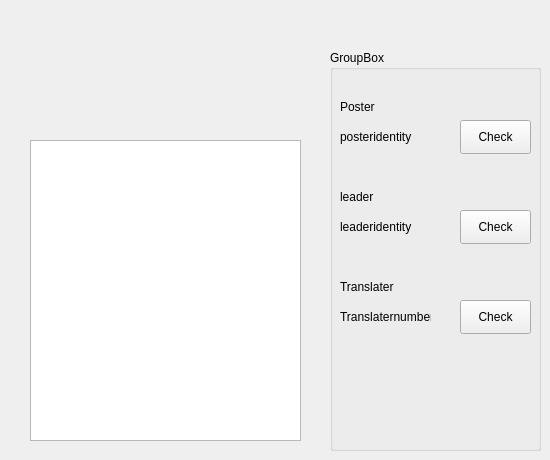
    <widget class="QWidget" name="checkfinishvisitorpage">
     <widget class="QGroupBox" name="groupBox_9">
      <property name="geometry">
       <rect>
        <x>330</x>
        <y>50</y>
        <width>211</width>
        <height>401</height>
       </rect>
      </property>
      <property name="title">
       <string>GroupBox</string>
      </property>
      <widget class="QLabel" name="v_posterlabel">
       <property name="geometry">
        <rect>
         <x>10</x>
         <y>40</y>
         <width>54</width>
         <height>34</height>
        </rect>
       </property>
       <property name="text">
        <string>Poster</string>
       </property>
      </widget>
      <widget class="QLabel" name="v_tranlabel">
       <property name="geometry">
        <rect>
         <x>10</x>
         <y>220</y>
         <width>90</width>
         <height>34</height>
        </rect>
       </property>
       <property name="text">
        <string>Translater</string>
       </property>
      </widget>
      <widget class="QLabel" name="v_posterread">
       <property name="geometry">
        <rect>
         <x>10</x>
         <y>70</y>
         <width>101</width>
         <height>34</height>
        </rect>
       </property>
       <property name="text">
        <string>posteridentity</string>
       </property>
      </widget>
      <widget class="QPushButton" name="v_checkposterbutton">
       <property name="geometry">
        <rect>
         <x>130</x>
         <y>70</y>
         <width>71</width>
         <height>34</height>
        </rect>
       </property>
       <property name="text">
        <string>Check</string>
       </property>
      </widget>
      <widget class="QLabel" name="v_trannum">
       <property name="geometry">
        <rect>
         <x>10</x>
         <y>250</y>
         <width>91</width>
         <height>34</height>
        </rect>
       </property>
       <property name="text">
        <string>Translaternumber</string>
       </property>
      </widget>
      <widget class="QPushButton" name="v_checktranbutton">
       <property name="geometry">
        <rect>
         <x>130</x>
         <y>250</y>
         <width>71</width>
         <height>34</height>
        </rect>
       </property>
       <property name="text">
        <string>Check</string>
       </property>
      </widget>
      <widget class="QPushButton" name="v_checkleaderbutton">
       <property name="geometry">
        <rect>
         <x>130</x>
         <y>160</y>
         <width>71</width>
         <height>34</height>
        </rect>
       </property>
       <property name="text">
        <string>Check</string>
       </property>
      </widget>
      <widget class="QLabel" name="v_leaderlabel">
       <property name="geometry">
        <rect>
         <x>10</x>
         <y>130</y>
         <width>54</width>
         <height>34</height>
        </rect>
       </property>
       <property name="text">
        <string>leader</string>
       </property>
      </widget>
      <widget class="QLabel" name="v_leaderread">
       <property name="geometry">
        <rect>
         <x>10</x>
         <y>160</y>
         <width>101</width>
         <height>34</height>
        </rect>
       </property>
       <property name="text">
        <string>leaderidentity</string>
       </property>
      </widget>
     </widget>
     <widget class="QTextBrowser" name="v_bookintrobrowser">
      <property name="geometry">
       <rect>
        <x>30</x>
        <y>140</y>
        <width>271</width>
        <height>301</height>
       </rect>
      </property>
     </widget>
    </widget>
